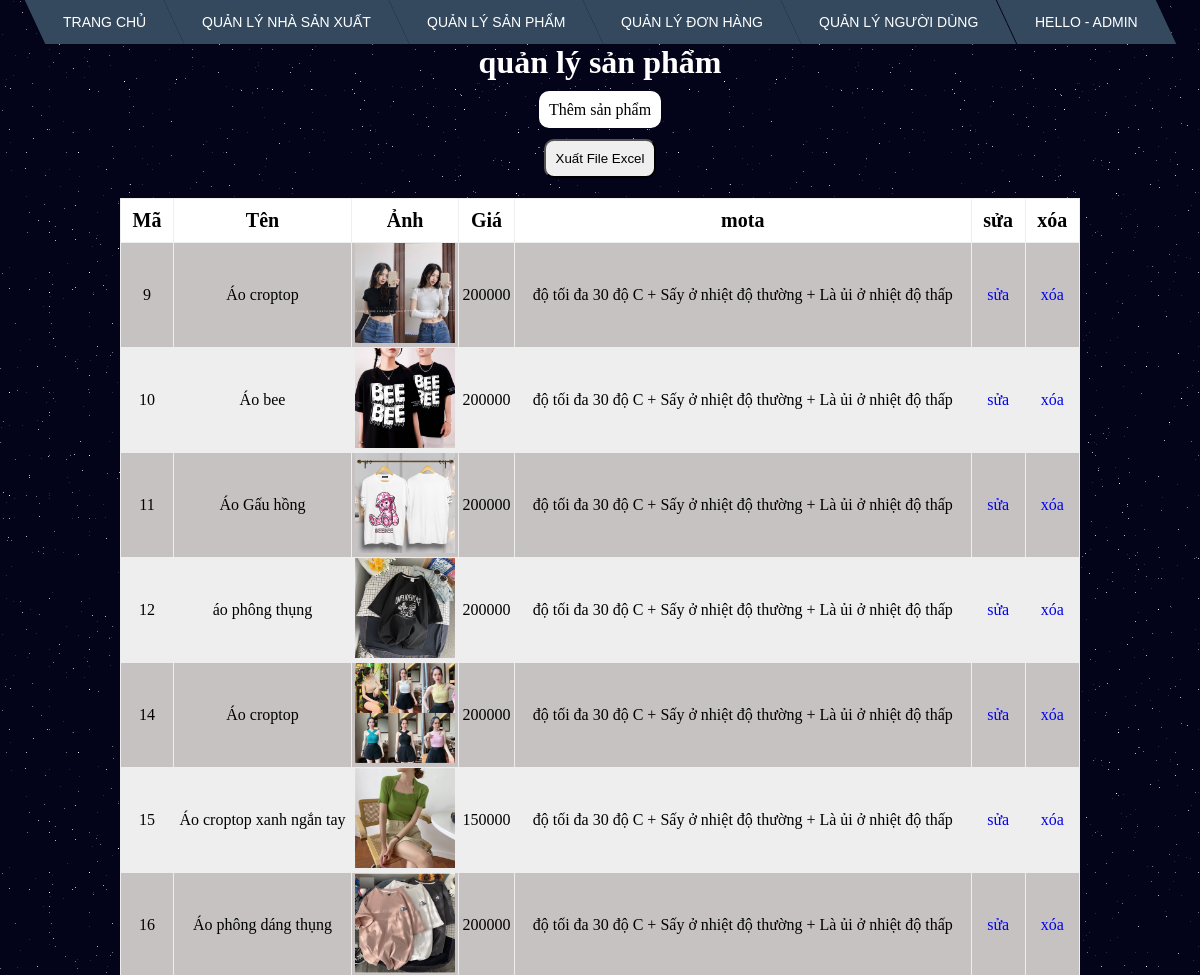
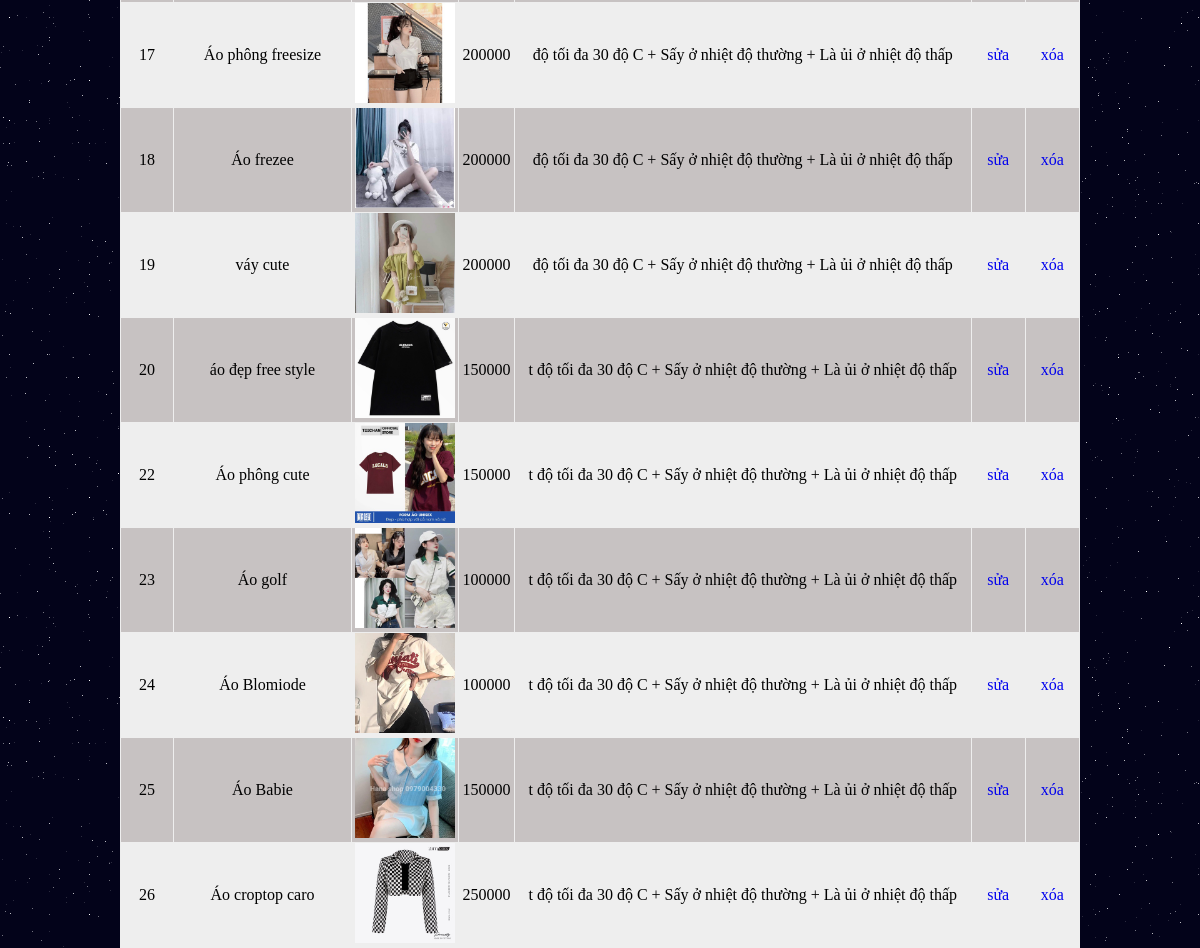
Page /admin/products/index.php (signed in) on the committed database (2 pictures, top to bottom).
### tables this page shows
CREATE TABLE `products` (
  `id` int(11) NOT NULL,
  `name` varchar(50) NOT NULL,
  `image` varchar(200) NOT NULL,
  `price` float NOT NULL,
  `description` text NOT NULL,
  `manufacturer_id` int(11) NOT NULL
);

### admin/products/index.php (the view, shortened to what this page needs)
<!DOCTYPE html>
<html lang="en">
<head>
  <link rel="stylesheet" href="../css/menu.css">
  <link rel="stylesheet" href="../css/table.css">
  <link rel="stylesheet" href="../css/bg-galaxy.css">
</head>
<body>
  <?php
  require '../menu.php';
  include '../connect.php';
  $sql = "select * from products";
  $result = mysqli_query($connect, $sql);
  ?>
  <h1>quản lý sản phẩm </h1>
  <div class="btn"><a href="form_insert.php">Thêm sản phẩm</a>
    <br>
    <button class="btn-success" style="padding:10px; border-radius:10px; margin-top:20px">
      Xuất File Excel
    </button>
  </div>
  <table border="1" width="100%" id="table2excel">
    <tr>
      <th>Mã</th>
      <th>Tên</th>
      <th>Ảnh</th>
      <th>Giá</th>
      <th>mota</th>
      <th>sửa </th>
      <th>xóa</th>
    </tr>
    <?php foreach ($result as $each) : ?>
      <tr>
        <td><?php echo $each['id'] ?></td>
        <td><?php echo $each['name'] ?></td>
        <td><img src="photos/<?php echo $each['image'] ?>" height="100"></td>
        <td><?php echo $each['price'] ?></td>
        <td><?php echo substr("$each[description]", -100) ?></td>
        <td>
          <a href="form_update.php?id=<?php echo $each['id'] ?>">sửa</a>
        </td>
        <td>
          <a href="delete.php?id=<?php echo $each['id'] ?>">xóa</a>
        </td>
      </tr>
    <?php endforeach ?>
  </table>
</body>
</html>

### admin/css/menu.css (style rules this page uses)
h1 { color: #fff; }

### admin/css/table.css (style rules this page uses)
* { margin: 0; padding: 0; box-sizing: border-box; }
table { margin: auto; width: 80%; border:none; border-collapse: collapse; }
h1 { text-align: center; }
tr { text-align: center; }
tr:nth-child(odd) { background-color: #EEEEEE; }
tr:nth-child(even) { background-color: #c7c2c2; }
tr:first-child { background-color: #ffffff; }
tr:first-child th { padding: 10px; font-size: 20px; }
.btn { text-align: center; border-radius: 50%; margin: 20px; }
.btn a { width: 30px; padding: 10px; background: rgb(255, 255, 255); border-radius: 10px; color: #000000; }
a { text-decoration: none; }

### admin/css/bg-galaxy.css (style rules this page uses)
body { background-color: #03031A; }

### rows in the picture
products: id "9", name "Áo croptop", image (picture), price "200000", description "độ tối đa 30 độ C + Sấy ở nhiệt độ thường + Là ủi ở nhiệt độ thấp"
products: id "10", name "Áo bee", image (picture), price "200000", description "độ tối đa 30 độ C + Sấy ở nhiệt độ thường + Là ủi ở nhiệt độ thấp"
products: id "11", name "Áo Gấu hồng", image (picture), price "200000", description "độ tối đa 30 độ C + Sấy ở nhiệt độ thường + Là ủi ở nhiệt độ thấp"
products: id "12", name "áo phông thụng", image (picture), price "200000", description "độ tối đa 30 độ C + Sấy ở nhiệt độ thường + Là ủi ở nhiệt độ thấp"
products: id "14", name "Áo croptop", image (picture), price "200000", description "độ tối đa 30 độ C + Sấy ở nhiệt độ thường + Là ủi ở nhiệt độ thấp"
products: id "15", name "Áo croptop xanh ngắn tay", image (picture), price "150000", description "độ tối đa 30 độ C + Sấy ở nhiệt độ thường + Là ủi ở nhiệt độ thấp"
products: id "16", name "Áo phông dáng thụng", image (picture), price "200000", description "độ tối đa 30 độ C + Sấy ở nhiệt độ thường + Là ủi ở nhiệt độ thấp"
products: id "17", name "Áo phông freesize", image (picture), price "200000", description "độ tối đa 30 độ C + Sấy ở nhiệt độ thường + Là ủi ở nhiệt độ thấp"
products: id "18", name "Áo frezee", image (picture), price "200000", description "độ tối đa 30 độ C + Sấy ở nhiệt độ thường + Là ủi ở nhiệt độ thấp"
products: id "19", name "váy cute", image (picture), price "200000", description "độ tối đa 30 độ C + Sấy ở nhiệt độ thường + Là ủi ở nhiệt độ thấp"
products: id "20", name "áo đẹp free style", image (picture), price "150000", description "t độ tối đa 30 độ C + Sấy ở nhiệt độ thường + Là ủi ở nhiệt độ thấp"
products: id "22", name "Áo phông cute", image (picture), price "150000", description "t độ tối đa 30 độ C + Sấy ở nhiệt độ thường + Là ủi ở nhiệt độ thấp"
products: id "23", name "Áo golf", image (picture), price "100000", description "t độ tối đa 30 độ C + Sấy ở nhiệt độ thường + Là ủi ở nhiệt độ thấp"
products: id "24", name "Áo Blomiode", image (picture), price "100000", description "t độ tối đa 30 độ C + Sấy ở nhiệt độ thường + Là ủi ở nhiệt độ thấp"
products: id "25", name "Áo Babie", image (picture), price "150000", description "t độ tối đa 30 độ C + Sấy ở nhiệt độ thường + Là ủi ở nhiệt độ thấp"
products: id "26", name "Áo croptop caro", image (picture), price "250000", description "t độ tối đa 30 độ C + Sấy ở nhiệt độ thường + Là ủi ở nhiệt độ thấp"

### other values in the picture
$_SESSION['name'] "ADMIN"
